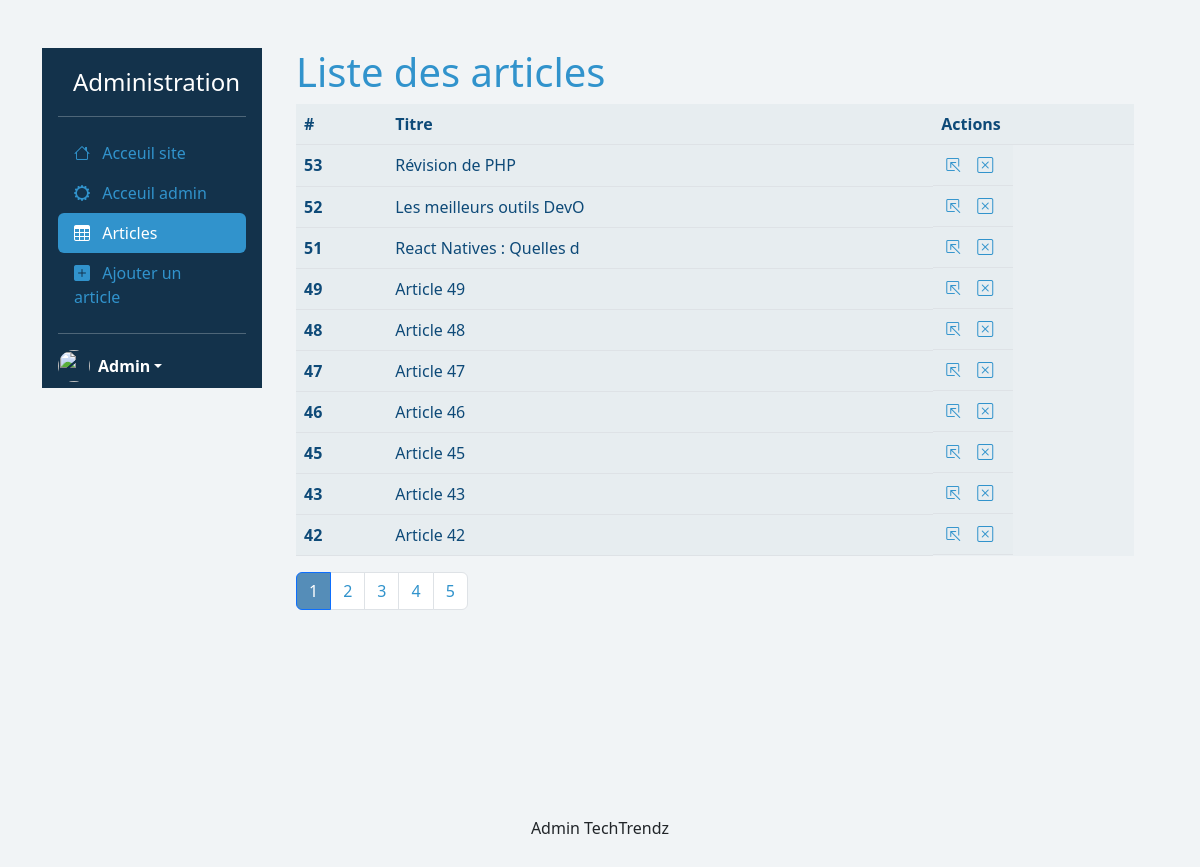
The page /app/admin/articles.php (signed in) on the database its author committed.
### tables this page shows
CREATE TABLE `articles` (
  `id` int(11) NOT NULL,
  `category_id` int(11) NOT NULL,
  `title` varchar(255) NOT NULL,
  `content` text NOT NULL,
  `image` varchar(255) DEFAULT NULL
);

### app/lib/articles.php (called while the page is built, shortened)
<?php
function getArticles(PDO $pdo, int $limit = null, int $page = null): array|bool
{
    $sql = "SELECT articles.*, categories.name AS category_name FROM articles JOIN categories ON articles.category_id = categories.id ORDER BY articles.id DESC";
    if ($limit && $page) {
        $sql .= " LIMIT :offest, :limit";
    }
    $query = $pdo->prepare($sql);
    if ($limit) {
        $query->bindValue(":limit", $limit, PDO::PARAM_INT);
    }
    if ($page) {
        $offset = ($page - 1) * $limit;
        $query->bindValue(":offest", $offset, PDO::PARAM_INT);
    }
    $query->execute();
    $result = $query->fetchAll(PDO::FETCH_ASSOC);
    return $result;
}
function getTotalArticles(PDO $pdo): int|bool
{
    $sql = "SELECT COUNT(*) as total FROM articles";
    $query = $pdo->prepare($sql);
    $query->execute();
    $result = $query->fetch(PDO::FETCH_ASSOC);
    return $result['total'];
}

### app/admin/articles.php (the view, shortened to what this page needs)
<?php
require_once __DIR__ . "/templates/header.php";
require_once __DIR__ . "/../lib/pdo.php";
require_once __DIR__ . "/../lib/articles.php";
if (isset($_GET["page"])) {
    $page = (int)$_GET["page"];
} else {
    $page = 1;
}
$articles = getArticles($pdo, _ADMIN_ITEM_PER_PAGE_, $page);
$totalArticles = getTotalArticles($pdo);
$totalPages = ceil($totalArticles / _ADMIN_ITEM_PER_PAGE_);
?>
<h1>Liste des articles</h1>
<table class="table">
    <thead>
        <tr>
            <th scope="col">#</th>
            <th scope="col">Titre</th>
            <th scope="col">Actions</th>
        </tr>
    </thead>
    <tbody>
        <?php foreach ($articles as $article) { ?>
            <tr>
                <th scope="row"><?= $article["id"] ?></th>
                <td><?= substr($article["title"], 0, 25) ?></td>
                <td class="logo-article">
                    <a href="article.php<?= $article["id"] ? '?id=' . $article["id"] : '' ?>" class="nav-link" aria-current="page">
                        <i class="bi bi-box-arrow-in-up-left me-2"></i>
                    </a>
                    <a href="article_delete.php<?= $article["id"] ? '?id=' . $article["id"] : '' ?>" class="nav-link" aria-current="page" onclick="return confirm('Êtes-vous sûr de vouloir supprimer cet article ?')">
                        <i class=" bi bi-x-square me-2"></i>
                    </a>
                </td>
            </tr>
        <?php } ?>
    </tbody>
</table>
<?php if ($totalPages > 1) { ?>
    <nav aria-label="Page navigation example">
        <ul class="pagination">
            <?php for ($i = 1; $i <= $totalPages; $i++) { ?>
                <li class="page-item <?= ($i === $page) ? "active" : '' ?>">
                    <a class="page-link" href="?page=<?= $i; ?>"><?= $i ?></a>
                </li>
            <?php } ?>
        </ul>
    </nav>
<?php } ?>
<?php
require_once __DIR__ . "/templates/footer.php";
?>

### app/admin/templates/header.php (shortened to what this page needs)
<!DOCTYPE html>
<html lang="fr">
<head>
    <link href="https://cdn.jsdelivr.net/npm/bootstrap@5.3.0/dist/css/bootstrap.min.css" rel="stylesheet">
    <link rel="stylesheet" href="https://cdn.jsdelivr.net/npm/bootstrap-icons@1.10.5/font/bootstrap-icons.css">
    <link rel="stylesheet" href="../assets/css/override-bootstrap.css">
</head>
<body>
    <div class="container container__admin d-flex m-5">
        <header class="admin-header">
            <div class="d-flex flex-column flex-shrink-0 p-3 text-bg-dark" style="width: 220px;">
                <a href="/" class="d-flex align-items-center mb-3 mb-md-0 me-md-auto text-white text-decoration-none">
                    <span class="fs-4 sidebar__title">Administration</span>
                </a>
                <hr>
                <ul class="nav nav-pills flex-column mb-auto">
                    <li class="nav-item">
                        <a href="../../index.php" class="nav-link <?= basename($_SERVER['SCRIPT_NAME']) === 'index.php' ? 'active' : "" ?>" aria-current="page">
                            <i class="bi bi-house me-2"></i>
                            Acceuil site
                        </a>
                    </li>
                    <li class="nav-item">
                        <a href="/app/admin/admin.php" class="nav-link <?= basename($_SERVER['SCRIPT_NAME']) === 'admin.php' ? 'active' : "" ?>" aria-current="page">
                            <i class="bi bi-gear-wide me-2"></i>
                            Acceuil admin
                        </a>
                    </li>
                    <li>
                        <a href="/app/admin/articles.php" class="nav-link  <?= basename($_SERVER['SCRIPT_NAME']) === 'articles.php' ? 'active' : "" ?>">
                            <i class="bi-table bi pe-none me-2"></i>
                            Articles
                        </a>
                    </li>
                    <li>
                        <a href="/app/admin/article.php" class="nav-link  <?= basename($_SERVER['SCRIPT_NAME']) === 'article.php' ? 'active' : "" ?>">
                            <i class="bi bi-plus-square-fill pe-none me-2"></i>
                            Ajouter un article
                        </a>
                    </li>
                </ul>
                <hr>
                <?php if (isset($_SESSION['user'])) { ?>
                    <div class="dropdown">
                        <a href="#" class="d-flex align-items-center text-white text-decoration-none dropdown-toggle" data-bs-toggle="dropdown" aria-expanded="false">
                            <img src="https://github.com/mdo.png" alt="" width="32" height="32" class="rounded-circle me-2">
                            <strong> <?= $_SESSION['user']['first_name'] ?> </strong>
                        </a>
                    </div>
                <?php } ?>
            </div>
        </header>
        <main class="d-flex flex-column px-4">

### app/admin/templates/footer.php (shortened to what this page needs)
</main>
</div>
<footer class="py-3 my-4">
    <p class="text-center">Admin TechTrendz</p>
</footer>
</body>
</html>

### rows shown on the page
articles: id "53", title "Révision de PHP"
articles: id "52", title "Les meilleurs outils DevO"
articles: id "51", title "React Natives : Quelles d"
articles: id "49", title "Article 49"
articles: id "48", title "Article 48"
articles: id "47", title "Article 47"
articles: id "46", title "Article 46"
articles: id "45", title "Article 45"
articles: id "43", title "Article 43"
articles: id "42", title "Article 42"

### other values the page prints
$_SESSION['user']['first_name'] "Admin"
